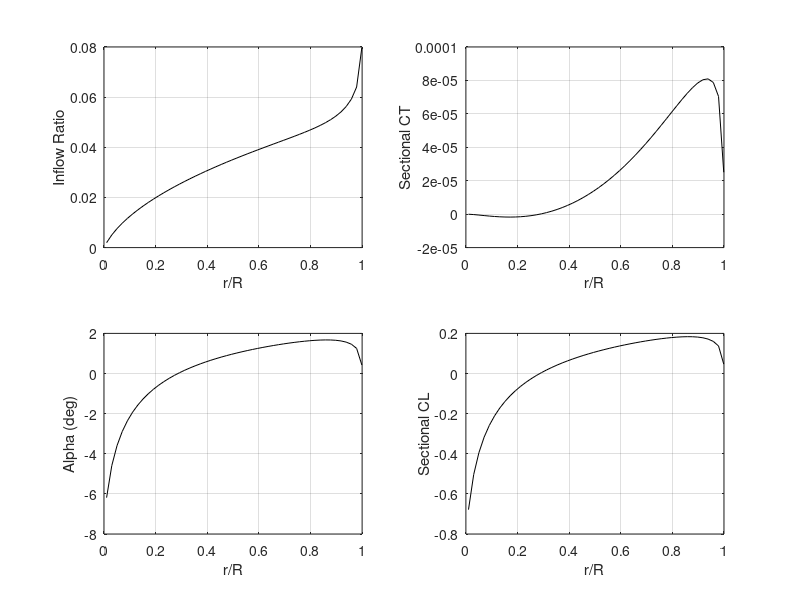

This figure's MATLAB source:
clear; clc; clf;

% With collective ONLY
% No twist, coning
% Hover flight condition

% Rotor parameters
R = 1.143;                % in m
AR = 6;                % Aspect ratio
Nb = 1;
Om_rpm = 1250;             % in rpm
a = 2*pi;                 % d_Cl/d_alpha in radians
vel_climb = 3.74;          % in m/s
theta_deg=5;

% Environment parameters
rho = 1.2;                % in kg/m3

% Solver parameters 
nx = 50;                  % No. of stations along blade

% Feature switches
spacing_switch = 1;       % [1]Equispaced [2]Cosine [3]aTan
prandtlTipLoss_switch = 1;

% For accounting tip loss
% (change accordingly when prandtlTipLoss_switch is 0)
root_cut=0.01;            % r/R
tip_cut=0.999;             % r/R

% Calculated Rotor Parameters
c = R/AR;
sol = Nb*c/(pi*R);
theta=theta_deg*pi/180;
Om = Om_rpm*pi/30;        % in rad per sec
lam_climb = vel_climb/(R*Om);

% Spacing blade stations
switch spacing_switch

case 1
  % Equi-spaced
  r_bar = linspace(root_cut,tip_cut,nx);
  dr_bar = (r_bar(2)-r_bar(1))*ones(size(r_bar));

case 2
  % Cosine spaced
  theta_cosine=linspace(0,pi,nx);
  r_bar = R*0.5-R*0.5*cos(theta_cosine);
  dr_bar=r_bar(2:end)-r_bar(1:end-1);
  dr_bar=[dr_bar 0];

case 3
  % atan spaced
  x_spacing=linspace(tan(-1),tan(1),nx);
  r_bar=R*0.5+R*0.5*atan(x_spacing);
  dr_bar=r_bar(2:end)-r_bar(1:end-1);
  dr_bar=[dr_bar 0];

end

% Inflow computation
switch prandtlTipLoss_switch

case 0
  % Inflow ratio from BEMT
  const1 = sol*a/16; 
  const_c = lam_climb*0.5;
  lam = -(const1-const_c) + sqrt((const1-const_c)^2+2*const1*theta*r_bar);
  phi=lam./r_bar;
  alf=theta-phi;
  prandtl_F = ones(size(r_bar));

case 1
  prandtl_F = ones(size(r_bar));  % Initial value
  prandtl_residual = 1.0;
  const1 = sol*a/16; 
  const_c = lam_climb*0.5;
  counter = 1;

  while ( (prandtl_residual>0.001) && (counter<21) )
    lam = -(const1./prandtl_F-const_c) + sqrt((const1./prandtl_F-const_c).^2+2*const1./prandtl_F*theta.*r_bar);
    prandtl_Fsmall = 0.5*Nb*(1.0-r_bar)./lam;

    prandtl_F_prev = prandtl_F;
    prandtl_F = (2/pi)*acos(exp(-prandtl_Fsmall));
    prandtl_residual = abs(norm(prandtl_F-prandtl_F_prev));
    counter = counter+1;
end

if (counter==21)
  warning('Prandtl tip-loss factor failed to converge');
end

phi=lam./r_bar;
alf=theta-phi;

end

% Using Momentum theory
ct_vec = prandtl_F.*4.*lam.*(lam-lam_climb).*r_bar.*dr_bar;
format long;
CT_MT = sum(ct_vec);

% Using BEMT
ct_vec = 0.5*sol*a.*dr_bar.*(r_bar.^2).*alf;
CT_BEMT = sum(ct_vec);

Thrust = CT_MT*(rho*pi*R*R*(R*Om)^2);

% Check between MT and BEMT
if (CT_MT-CT_BEMT)>eps
  warning('Warning: Discrepancy between CT calculated using BEMT and MT')
end

% Sectional lift distribution
cl_vec = 2.0*ct_vec/(c/R*dr_bar);

% Results
fprintf('\nColl. pitch (deg) = %d\n',theta_deg);
fprintf('Solidity = %d\n\n',sol);
fprintf('CT = %12.6f\n',CT_BEMT);
fprintf('Thrust (N) = %d\n',Thrust);

% Generate plots
subplot(2,2,1);
plot(r_bar,lam,'k');
grid on;
xlabel('r/R');
ylabel('Inflow Ratio');

subplot(2,2,2);
plot(r_bar,ct_vec,'k');
grid on;
xlabel('r/R');
ylabel('Sectional CT');

subplot(2,2,3);
plot(r_bar,alf*180/pi,'k');
grid on;
xlabel('r/R');
ylabel('Alpha (deg)');

subplot(2,2,4);
plot(r_bar,alf*a,'k');
grid on;
xlabel('r/R');
ylabel('Sectional CL');

% Write to file
% fid=fopen('Vz_OGE_BEMT.dat','w');
% fprintf(fid,'Variables = "r/R" "vz"\n');
% fprintf(fid,'Zone T= "Vz_OGE_BEMT"\n');
% dlmwrite('Vz_OGE_BEMT.dat',[r_bar'*R lam'*R*Om],'-append','delimiter',' ');
